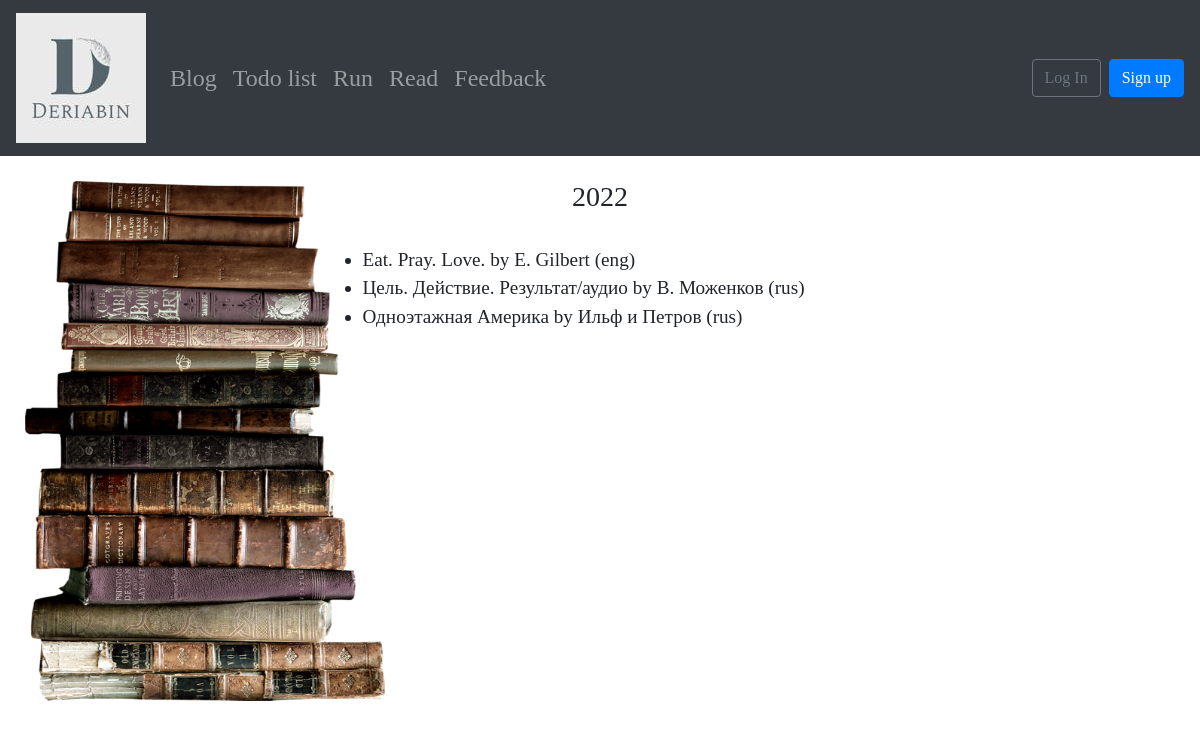
The page /read/1/ on the database as committed earlier.
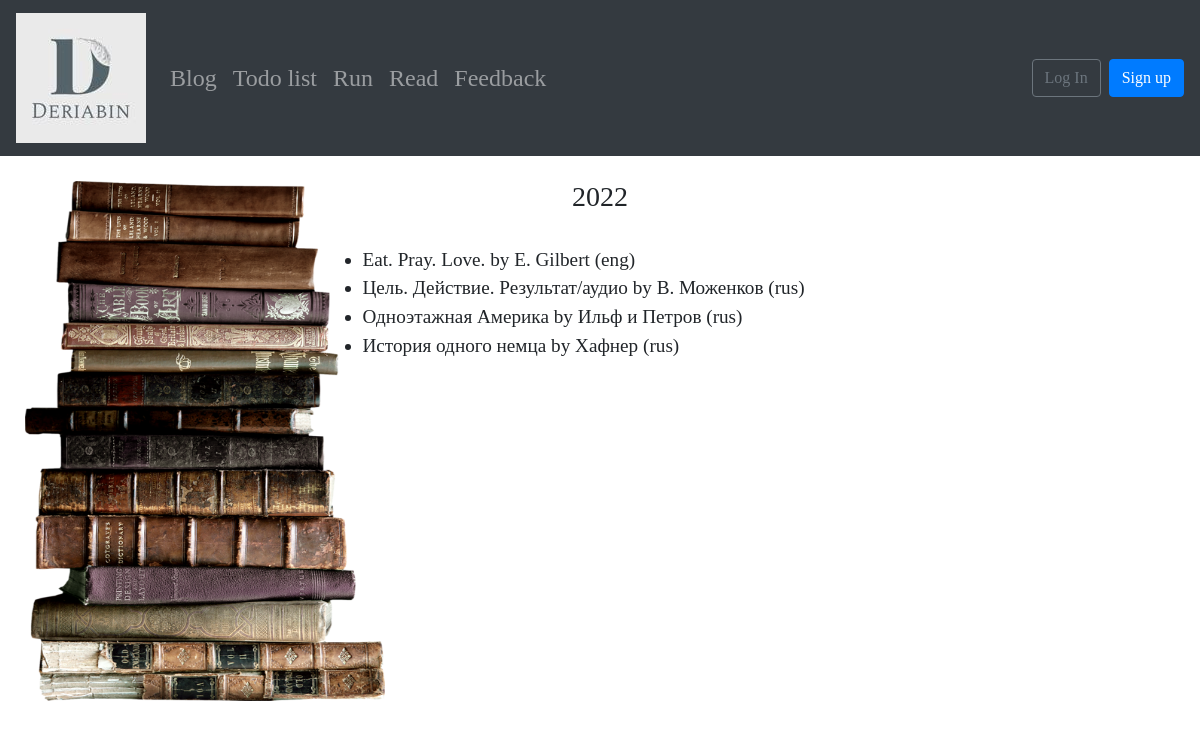
The same page on the database as committed later.
### read/models.py (models this page shows, shortened)
class Year(models.Model):
    title = models.PositiveIntegerField()
    def __str__(self):
        t = str(self.title)
        return t

class Book(models.Model):
    choices = (
        ('rus', 'rus'),
        ('eng', 'eng'),
    )
    title = models.CharField(max_length=140)
    author = models.CharField(max_length=140)
    year = models.ForeignKey(Year, related_name='books', on_delete=models.CASCADE)
    language = models.CharField(max_length=10, choices=choices)

### read/views.py (the view)
# urls.py: path("read/<int:year_id>/", views.YearListView.as_view(), name="read_year"),
class YearListView(ListView):
    model = Book
    template_name = "read/read_year.html"
    context_object_name = 'ooks'
    def get_queryset(self):
        return Book.objects.filter(year_id=self.kwargs["year_id"]).select_related('year')
    def get_context_data(self):
        context = super().get_context_data()
        context["year"] = Year.objects.get(id=self.kwargs["year_id"])
        return context

### templates/read/read_year.html (shortened to what this page needs)
{% extends "base.html" %}
{% load static %}
{% block content %}
<img class="book" src="{% static 'images/books.png' %}">
<br>
<h3 class="h3">{{ year }}</h3>
<br>
<div class="l_books">
<ul>
    {% for book in ooks %}
    <li>{{ book.title }} by {{ book.author }} ({{ book.language }})</li>
    {% endfor %}
</ul>
</div>
{% endblock %}

### templates/base.html (shortened to what this page needs)
{% load static %}
<!DOCTYPE html>
<html>
<head>
<link rel="stylesheet" href="https://cdn.jsdelivr.net/npm/bootstrap@4.5.3/dist/css/bootstrap.min.css"
>
<link rel="stylesheet" href="{% static 'css/base.css' %}">
</head>
<body>
<nav class="navbar navbar-expand-lg navbar-dark bg-dark">
  <a class="navbar-brand" href="{% url 'home' %}">
     <img src="{% static 'images/logo1.jpg' %}">
  </a>
  <ul class="navbar-nav">
      <li class="nav-item">
        <a class="nav-link" href="{% url 'blog_home' %}">Blog </a>
      </li>
      <li class="nav-item">
        <a class="nav-link" href="{% url 'index' %}">Todo list</a>
      </li>
      <li class="nav-item">
        <a class="nav-link" href="{% url 'run_home' %}">Run</a>
      </li>
      <li class="nav-item">
        <a class="nav-link" href="{% url 'read_home' %}">Read</a>
      </li>
      <li class="nav-item">
        <a class="nav-link" href="{% url 'feedback' %}">Feedback</a>
      </li>
  </ul>
  <div class="collapse navbar-collapse" id="navbarSupportedContent">
    {% if user.is_authenticated %}
    <ul class="navbar-nav ml-auto">
    <li class="nav-item">
    <a class="nav-link dropdown-toggle" href="#"
      id="navbarDropdown" role="button" data-toggle="dropdown"
      aria-haspopup="true" aria-expanded="false">
    {{ user.username }}
  </a>
  <div class="dropdown-menu dropdown-menu-lg-right"
    aria-labelledby="navbarDropdown">
  <a class="dropdown-item"
    href="{% url 'password_change' %}">Change password</a>
  <div class="dropdown-divider"></div>
<a class="dropdown-item" href="{% url 'logout' %}"> Log Out </a>
   </div>
   </li>
   </ul>
{% else %}
<form class="form-inline ml-auto">
<a href="{% url 'login' %}" class="btn btn-outline-secondary">
Log In</a>
<a href="{% url 'signup' %}" class="btn btn-primary ml-2">
Sign up</a>
</form>
{% endif %}
</div>
</nav>
<main>
<div class="container">
{% block content %}
{% endblock content %}
</div>
</main>
</body>
</html>

### static/css/base.css (style rules this page uses)
.navbar-dark .navbar-nav .nav-link { font-size: x-large; }
body { font-family: "Ubuntu"; }
.h3 { text-align: center; }
.l_books { width: 50%; margin-left: auto; margin-right: auto; font-size: 1.2em; }
.book { position: fixed; width: 30%; height: 65%; left: 0; margin-left: 25px; margin-top: 25px; }

Rows that differ between the two databases and show on the page:
added Book: title "История одного немца", author "Хафнер", language "rus"
